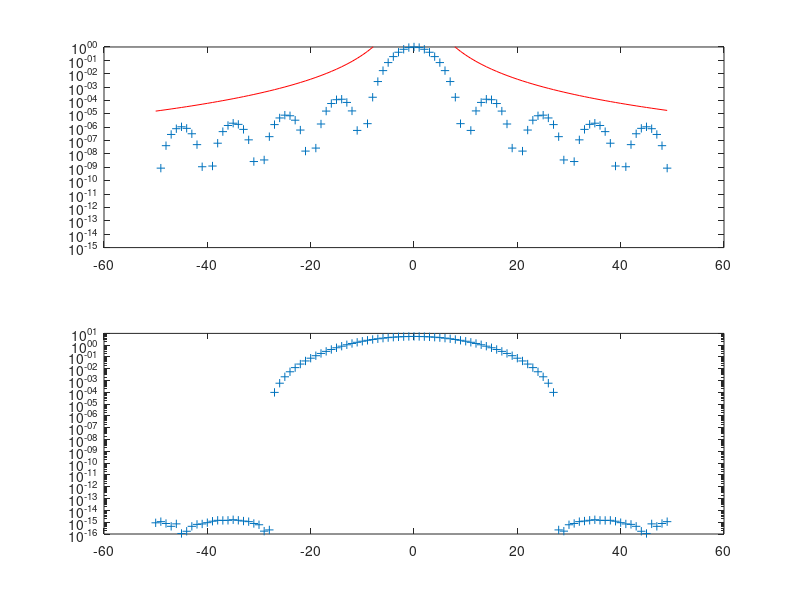

MATLAB code to generate this figure:
% check Moitra's Fejer kernel vector (Fejer implies periodic, 2pi-per usually)
% Barnett 4/1/20

% Moitra's proof is pretty loose, esp the application of Poisson summation.

clear
N=100;
l=10;  % initial width (bandwidth of Hhat)
r = 3;   % power
J=-N/2:N/2-1;
ker = @(x) (sin(l*pi*x)./sin(pi.*x)/l).^2;   % note 1-per in x, continuous var.
x = J/N;
H = ker(x).^r; H(x==0) = 1.0;  % rescue dumb nan
figure;
subplot(2,1,1); plot(J,H,'+'); v = axis; v(3)=1e-15;
hold on; plot(J,1./(4*(l*x).^(2*r)),'r-'); axis(v);
set(gca,'ysc','log');
Hhat = fftshift(fft(fftshift(H)));
subplot(2,1,2); semilogy(J,abs(Hhat),'+');   % note, compact support size 2rl
